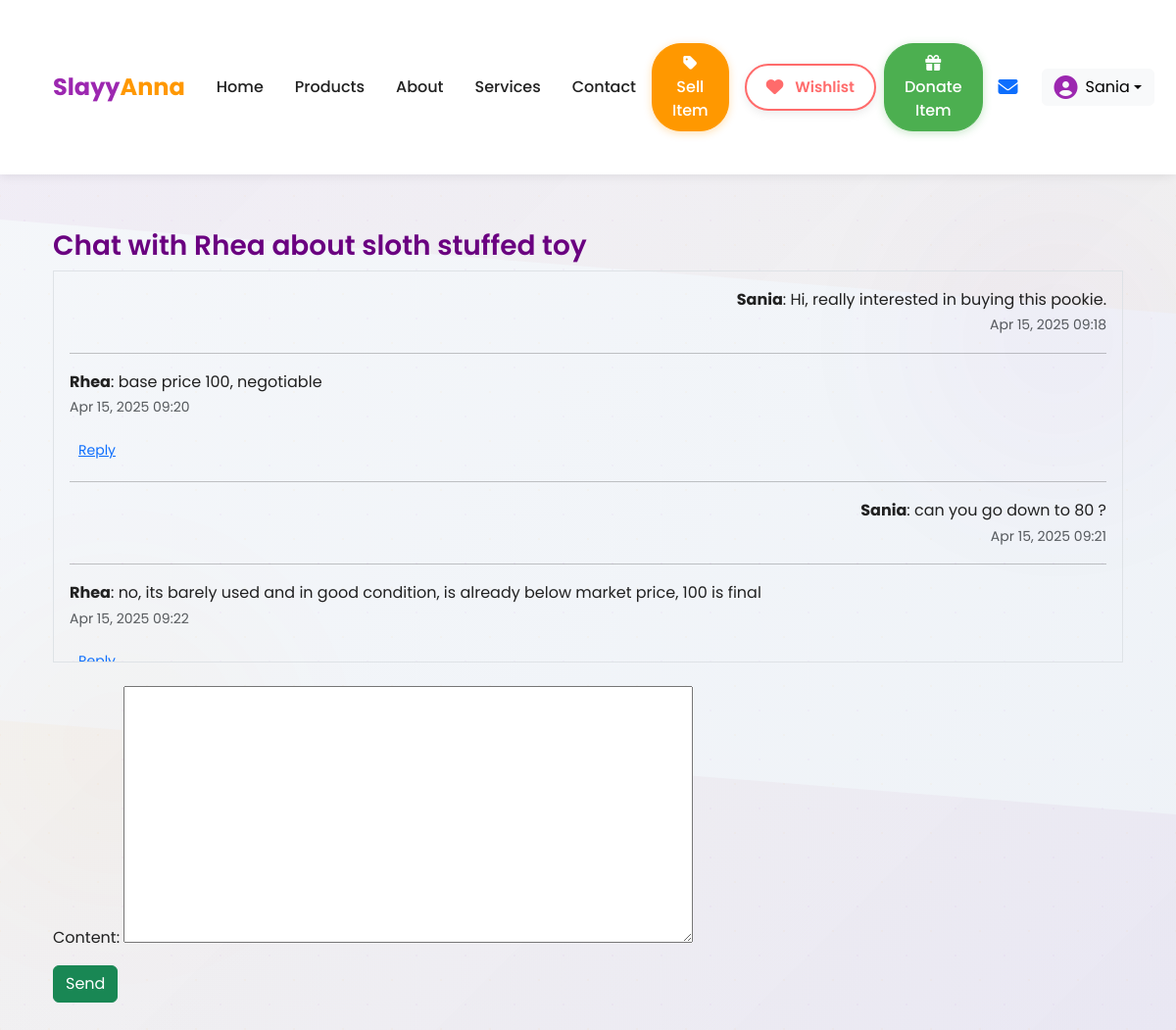
The page /messages/thread/1234567890/12/ (signed in) on the database its author committed.
### users/models.py (models this page shows, shortened)
class User(AbstractUser):
    username = None  # Removing default username field
    phone_number = models.CharField(
        max_length=15,
        unique=True,
        primary_key=True,
        validators=[RegexValidator(r'^\+?1?\d{9,15}$', message="Enter a valid phone number.")]
    )
    name = models.CharField(max_length=100, default='', blank=True)
    email = models.EmailField(blank=True)
    student_id = models.CharField(max_length=20, unique=True)
    profile_picture = models.ImageField(upload_to=profile_picture_upload_path, blank=True)
    student_id_picture = models.ImageField(upload_to=student_id_upload_path)
    seller_rating = models.DecimalField(
        max_digits=2,
        decimal_places=1,
        validators=[MinValueValidator(1.0), MaxValueValidator(5.0)],
        default=5.0,
        help_text="Seller rating between 1 and 5"
    )
    created_at = models.DateTimeField(auto_now_add=True)
    USERNAME_FIELD = 'phone_number'
    REQUIRED_FIELDS = ['student_id']
    objects = UserManager()

### products/models.py (models this page shows, shortened)
class Product(models.Model):
    CONDITION_CHOICES = [("new", "New"), ("used", "Used")]
    STATUS_CHOICES = [("available", "Available"), ("sold", "Sold"), ("donated", "Donated")]
    title = models.CharField(max_length=200)
    description = models.TextField()
    price = models.DecimalField(max_digits=10, decimal_places=2)
    condition = models.CharField(max_length=10, choices=CONDITION_CHOICES)
    location = models.CharField(max_length=100)
    status = models.CharField(max_length=10, choices=STATUS_CHOICES, default="available")
    category = models.ManyToManyField(Category)
    seller = models.ForeignKey(User, on_delete=models.CASCADE, related_name="products")
    created_at = models.DateTimeField(auto_now_add=True)
    _3d_model_url = models.URLField(blank=True, null=True)
    main_image = models.ImageField(
        upload_to=product_main_image_path,
        verbose_name='Main Product Image'
    )

### messaging/models.py (models this page shows, shortened)
class Message(models.Model):
    sender = models.ForeignKey(User, on_delete=models.CASCADE, related_name="sent_messages")
    receiver = models.ForeignKey(User, on_delete=models.CASCADE, related_name="received_messages")
    content = models.TextField()
    timestamp = models.DateTimeField(auto_now_add=True)
    product = models.ForeignKey(Product, on_delete=models.CASCADE, null=True, blank=True)  # Optional link to product
    reply_to = models.ForeignKey('self', null=True, blank=True, on_delete=models.SET_NULL, related_name='replies')
    is_read = models.BooleanField(default=False)  # ✅ Add this field

### messaging/views.py (the view)
# urls.py: path('thread/<str:user_id>/<int:product_id>/', views.chat_thread, name='chat_thread'),
def chat_thread(request, user_id, product_id):
    current_user = request.user
    other_user = get_object_or_404(User, phone_number=user_id)
    product = get_object_or_404(Product, id=product_id)
    messages = Message.objects.filter(
        Q(sender=current_user, receiver=other_user) | Q(sender=other_user, receiver=current_user),
        product=product
    ).order_by('timestamp')
    Message.objects.filter(sender=current_user, receiver=other_user, product_id=product_id, is_read=False).update(is_read=True)
    if request.method == 'POST':
        form = MessageForm(request.POST, sender=current_user, receiver=other_user, product_id=product_id)
        reply_to_id = request.POST.get('reply_to_id')
        if form.is_valid():
            new_message = form.save(commit=False)
            if reply_to_id:
                try:
                    replied_message = Message.objects.get(id=reply_to_id)
                    new_message.reply_to = replied_message
                except Message.DoesNotExist:
                    pass
            new_message.save()
            return redirect('chat_thread', user_id=other_user.phone_number, product_id=product_id)
    else:
        form = MessageForm()
    return render(request, 'messaging/chat_thread.html', {
        'messages': messages,
        'form': form,
        'receiver': other_user,
        'product': product,
        'current_user': current_user,
    })

### messaging/forms.py
class MessageForm(forms.ModelForm):
    class Meta:
        model = Message
        fields = ['content']  # Only include the content field in the form
    def __init__(self, *args, **kwargs):
        sender = kwargs.pop('sender', None)
        receiver = kwargs.pop('receiver', None)
        product_id = kwargs.pop('product_id', None)  # Optional: get the product if passed
        super().__init__(*args, **kwargs)
        if sender:
            self.instance.sender = sender
        if receiver:
            self.instance.receiver = receiver
        if product_id:
            self.instance.product = Product.objects.get(id=product_id) if product_id else None

### templates/messaging/chat_thread.html (shortened to what this page needs)
{% extends 'base.html' %}
{% block content %}
{% include 'header.html' %}
<div class="container mt-4">
    <h3>Chat with {{ receiver.name }} about {{ product.title }}</h3>
    <div class="border p-3 mb-4" style="max-height: 400px; overflow-y: scroll;">
        {% for message in messages %}
            <div class="mb-2 {% if message.sender == current_user %}text-end{% endif %}">
                <p>
                    <strong>{{ message.sender.name }}</strong>: {{ message.content }}<br>
                    <small class="text-muted">{{ message.timestamp|date:"M d, Y H:i" }}</small>
                </p>
                {% if message.sender != current_user %}
                    <form method="POST" style="display:inline;">
                        <button type="button" class="btn btn-sm btn-link" onclick="quoteMessage({{ message.id }}, '{{ message.content|escapejs }}')">Reply</button>
                    </form>
                {% endif %}
                <hr>
            </div>
        {% endfor %}
    </div>
    <form method="POST">
        {{ form.as_p }}
        <button type="submit" class="btn btn-success">Send</button>
    </form>
</div>
{% endblock %}

### templates/header.html (shortened to what this page needs)
{% load static %}
<nav class="navbar navbar-expand-lg navbar-light sticky-top">
    <div class="container">
        <a class="navbar-brand" href="{% url 'home' %}">Slayy<span>Anna</span></a>
        <div class="collapse navbar-collapse" id="navbarContent">
            <ul class="navbar-nav me-auto mb-2 mb-lg-0">
                <li class="nav-item">
                    <a class="nav-link {% if request.path == '/' %}active{% endif %}" href="{% url 'home' %}">Home</a>
                </li>
                <li class="nav-item">
                    <a class="nav-link {% if 'products' in request.path %}active{% endif %}" href="{% url 'home' %}">Products</a>
                </li>
                <li class="nav-item">
                    <a class="nav-link {% if 'about' in request.path %}active{% endif %}" href="{% url 'home' %}">About</a>
                </li>
                <li class="nav-item">
                    <a class="nav-link {% if 'services' in request.path %}active{% endif %}" href="{% url 'home' %}">Services</a>
                </li>
                <li class="nav-item">
                    <a class="nav-link {% if 'contact' in request.path %}active{% endif %}" href="{% url 'home' %}">Contact</a>
                </li>
            </ul>
<div class="d-flex align-items-center me-3 gap-2">
    <a href="{% url 'create' %}" class="btn btn-feature">
        <i class="fas fa-tag"></i> Sell Item
    </a>
    <a href="{% url 'wishlist' %}" class="btn-btn-feature">
        <i class="fas fa-heart me-1"></i> Wishlist
    </a>
    <a href="{% url 'donate_product' %}" class="btn btn-feature btn-donate">
        <i class="fas fa-gift"></i> Donate Item
    </a>
    {% if user.is_authenticated %}
        <a href="{% url 'chat_inbox' %}" class="position-relative me-2 text-decoration-none" title="Messages">
            <i class="fas fa-envelope fa-lg text-primary"></i>
        </a>
    {% endif %}
</div>
{% if user.is_authenticated %}
    <div class="dropdown">
        <button class="btn btn-light dropdown-toggle d-flex align-items-center" type="button"
                data-bs-toggle="dropdown" aria-expanded="false">
            {% if user.profile_image %}
                <img src="{{ user.profile_image.url }}" class="avatar" alt="{{ user.name }}">
            {% else %}
                <i class="fas fa-user-circle me-2" style="font-size: 1.5rem; color: var(--primary-color);"></i>
            {% endif %}
            <span class="d-none d-sm-inline">{{ user.name|default:user.phone_number }}</span>
        </button>
    </div>
{% endif %}
        </div>
    </div>
</nav>

### static/css/custom.css (style rules this page uses)
:root { --primary-color: #9c27b0; --primary-light: #d05ce3; --primary-dark: #6a0080; --accent-color: #ff9800; --text-dark: #212121; --text-light: #f5f5f5; --background-light: #f8f9fa; --background-gradient: linear-gradient(135deg, #f5f7fa 0%, #eef2f7 100%); }
body { font-family: 'Poppins', sans-serif; background: var(--background-gradient); color: var(--text-dark); line-height: 1.6; min-height: 100vh; background-color: black; }
h1, h2, h3, h4, h5, h6 { font-weight: 600; color: var(--primary-dark); }
a { color: var(--primary-color); transition: color 0.3s ease; }
.container { padding: 2rem 1.5rem; }
.navbar { background-color: white; box-shadow: 0 4px 12px rgba(0, 0, 0, 0.05); }
.navbar-brand { font-weight: 700; color: var(--primary-color); }

### templates/base.html (style rules this page uses)
:root { --primary-color: #9c27b0; --primary-light: #d05ce3; --primary-dark: #6a0080; --accent-color: #ff9800; --text-dark: #212121; --text-light: #f5f5f5; --background-light: #f8f9fa; }
body { position: relative; background-color: var(--background-light); overflow-x: hidden; font-family: 'Poppins', sans-serif; min-height: 100vh; }
body::before { content: ""; position: fixed; top: 0; left: 0; width: 100%; height: 100%; background-image: radial-gradient(var(--primary-color) 1px, transparent 1px), radial-gradient(var(--accent-color) 1px, transparent 1px); background-size: 50px 50px; background-position: 0 0, 25px 25px; opacity: 0.03; z-index: -2; }

### templates/header.html (style rules this page uses)
.navbar { padding: 0.75rem 1rem; box-shadow: 0 2px 10px rgba(0, 0, 0, 0.08); background-color: white; }
.navbar-brand { font-weight: 700; color: var(--primary-color); font-size: 1.5rem; }
.navbar-brand span { color: var(--accent-color); }
.nav-link { color: var(--text-dark); font-weight: 500; margin: 0 0.5rem; padding: 0.5rem 0.75rem; border-radius: 6px; transition: all 0.3s ease; }
.btn-feature { background-color: var(--accent-color); border-color: var(--accent-color); color: white; border-radius: 30px; font-weight: 500; padding: 0.5rem 1.25rem; transition: all 0.3s ease; box-shadow: 0 2px 8px rgba(255, 152, 0, 0.3); margin-right: 0.5rem; }
.btn-donate { background-color: #4caf50; border-color: #4caf50; color: white; box-shadow: 0 2px 8px rgba(76, 175, 80, 0.3); }
.btn-btn-feature { display: inline-flex; align-items: center; gap: 8px; padding: 10px 20px; border-radius: 30px; font-weight: 600; font-size: 0.95rem; transition: all 0.25s ease; box-shadow: 0 3px 10px rgba(0, 0, 0, 0.08); text-decoration: none; border: none; background-color: #fff; color: #FF6B6B; border: 2px solid #FF6B6B; cursor: pointer; }
.btn-btn-feature i { font-size: 1.1rem; color: #FF6B6B; }

### rows shown on the page
User: name "Sania"
User: name "Rhea"
Product: title "sloth stuffed toy"
Message: sender.name "Sania", content "Hi, really interested in buying this pookie.", timestamp "Apr 15, 2025 09:18"
Message: sender.name "Rhea", content "base price 100, negotiable", timestamp "Apr 15, 2025 09:20"
Message: sender.name "Sania", content "can you go down to 80 ?", timestamp "Apr 15, 2025 09:21"
Message: sender.name "Rhea", content "no, its barely used and in good condition, is already below market price, 100 is final", timestamp "Apr 15, 2025 09:22"
